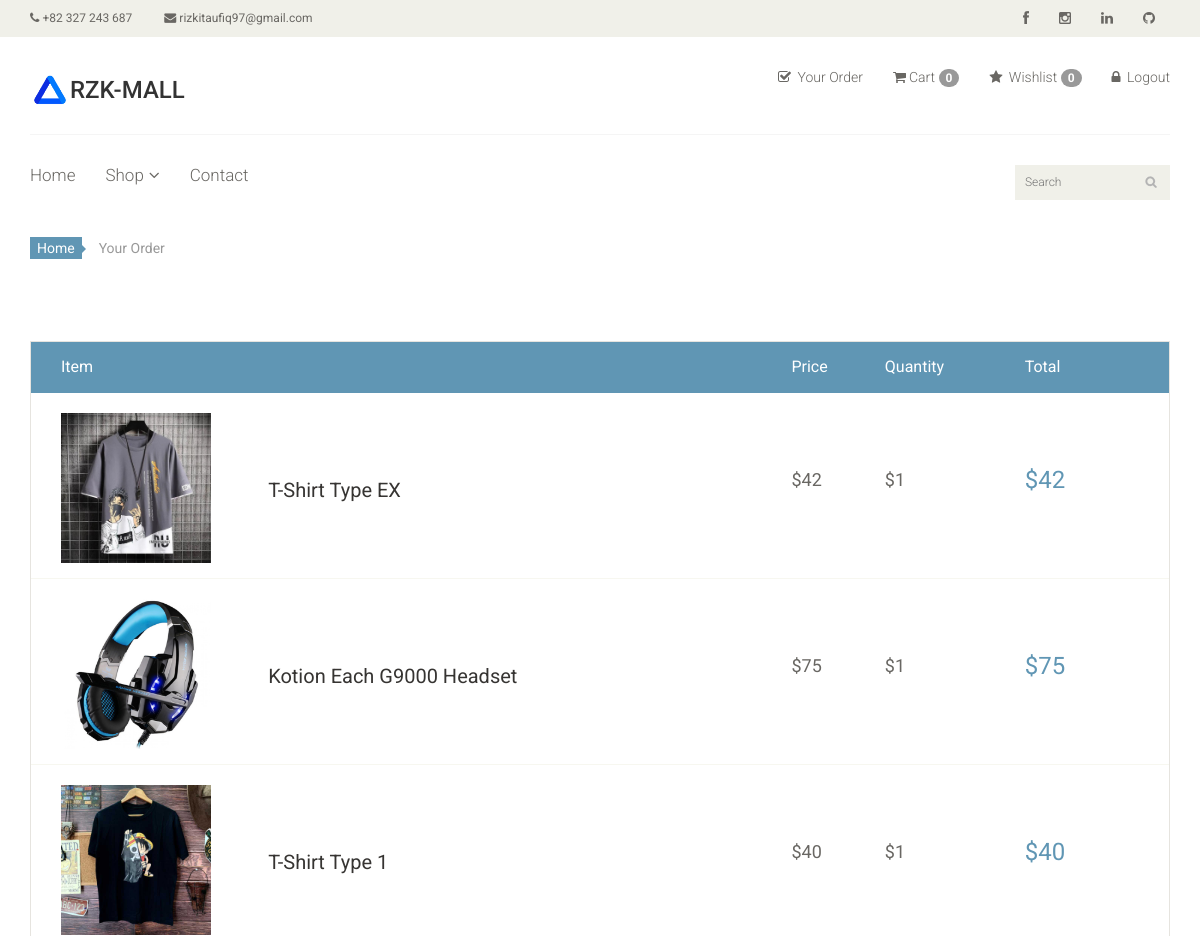
The app's page /order/ (signed in, upper part), older data.
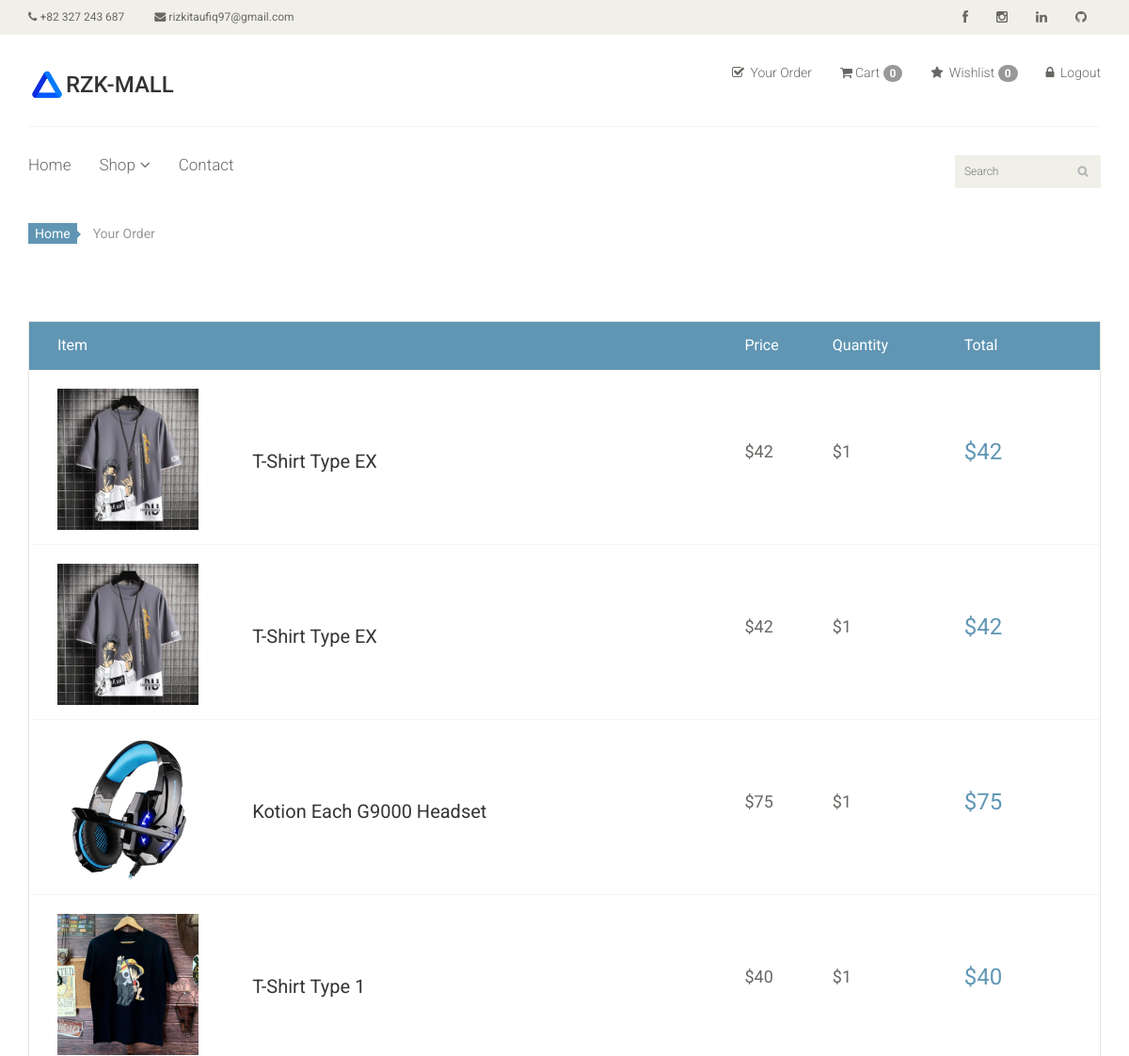
The same page, newer data.
### app/models.py (models this page shows, shortened)
class Order(models.Model):
    image       = models.ImageField(upload_to='ecommerce/order/image')
    product     = models.CharField(max_length = 1000, default='')
    user        = models.ForeignKey(User, on_delete = models.CASCADE)
    price       = models.IntegerField()
    quantity    = models.CharField(max_length=5)
    total       = models.CharField(max_length = 1000, default='')
    address     = models.TextField()
    phone       = models.CharField(max_length = 10)
    pincode     = models.CharField(max_length = 10)
    date        = models.DateField(default = datetime.datetime.today)

### ecom/views.py (the view)
# urls.py: path('order/', views.order_page, name='order'),
def order_page(request):
    uid     = request.session.get('_auth_user_id')
    user    = User.objects.get(pk = uid)
    wishlist_count = Wishlist.objects.filter(user=user).count()
    order   = Order.objects.filter(user = user).order_by('-date')
    context = {
        'order' : order,
        'wishlist_count' : wishlist_count,
    }
    return render(request,'order.html', context)

### templates/order.html
{% extends "master.html" %}
{% block body %}
<section id="cart_items">
    <div class="container">
        <div class="breadcrumbs">
            <ol class="breadcrumb">
              <li><a href="#">Home</a></li>
              <li class="active">Your Order</li>
            </ol>
        </div>
        <div class="table-responsive cart_info">
            <table class="table table-condensed">
                <thead>
                    <tr class="cart_menu">
                        <td class="image">Item</td>
                        <td class="description"></td>
                        <td class="price">Price</td>
                        <td class="quantity">Quantity</td>
                        <td class="total">Total</td>
                        <td></td>
                    </tr>
                </thead>
                <tbody>
                    {% for data in order %}
                    <tr>
                        <td class="cart_product">
                            <a href=""><img src="{{ data.image }}" alt="" style="width:150px; height:150px;"></a>
                        </td>
                        <td class="cart_description">
                            <h4><a href="">{{ data.product }}</a></h4>
                        </td>
                        <td class="cart_price">
                            <p>${{ data.price }}</p>
                        </td>
                        <td class="cart_price">
                            <div class="cart_quantity_button">
                                <p>${{ data.quantity }}</p>
                            </div>
                        </td>
                        <td class="cart_total">
                            <p class="cart_total_price">${{ data.total }}</p>
                        </td>
                    </tr>
                    {% endfor %}
                </tbody>
            </table>
        </div>
    </div>
</section>
{% endblock %}

Row changes from the older to the newer data that the page shows:
added Order: image (picture), product "T-Shirt Type EX", price "42", quantity "1", total "42"
